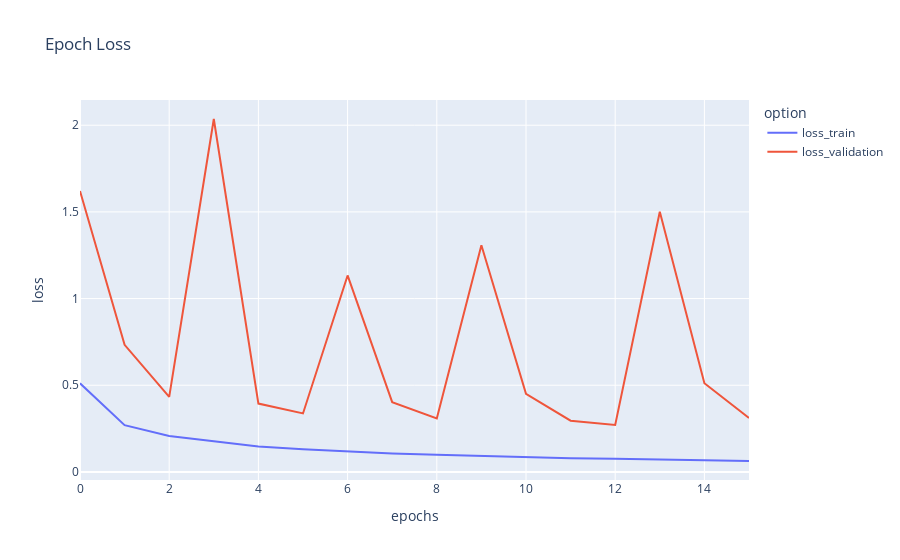

The code cell stored with this chart in its notebook:
### Code cell
metrics_df = plot_graph("loss")
metrics_df.plot(title="Epoch Loss", labels=dict(index="epochs", value="loss", variable="option"))

### Figure 1 — Plotly figure (JSON) as saved in the notebook; plotly's stock layout.template omitted (floating-point values rounded to 4 significant figures)
{"data": [{"hovertemplate": "option=loss_train<br>epochs=%{x}<br>loss=%{y}<extra></extra>", "legendgroup": "loss_train", "line": {"color": "#636efa", "dash": "solid"}, "mode": "lines", "name": "loss_train", "orientation": "v", "showlegend": true, "type": "scatter", "x": [0, 1, 2, 3, 4, 5, 6, 7, 8, 9, 10, 11, 12, 13, 14, 15], "xaxis": "x", "y": [0.5109, 0.2695, 0.2076, 0.1753, 0.1467, 0.1315, 0.117, 0.1059, 0.09876, 0.09099, 0.08356, 0.0793, 0.07539, 0.07197, 0.066, 0.06298], "yaxis": "y"}, {"hovertemplate": "option=loss_validation<br>epochs=%{x}<br>loss=%{y}<extra></extra>", "legendgroup": "loss_validation", "line": {"color": "#EF553B", "dash": "solid"}, "mode": "lines", "name": "loss_validation", "orientation": "v", "showlegend": true, "type": "scatter", "x": [0, 1, 2, 3, 4, 5, 6, 7, 8, 9, 10, 11, 12, 13, 14, 15], "xaxis": "x", "y": [1.621, 0.733, 0.4333, 2.036, 0.3941, 0.3374, 1.133, 0.4027, 0.3082, 1.308, 0.4509, 0.2953, 0.271, 1.501, 0.5116, 0.3115], "yaxis": "y"}], "layout": {"legend": {"title": {"text": "option"}, "tracegroupgap": 0}, "title": {"text": "Epoch Loss"}, "xaxis": {"anchor": "y", "domain": [0, 1], "title": {"text": "epochs"}}, "yaxis": {"anchor": "x", "domain": [0, 1], "title": {"text": "loss"}}}}
